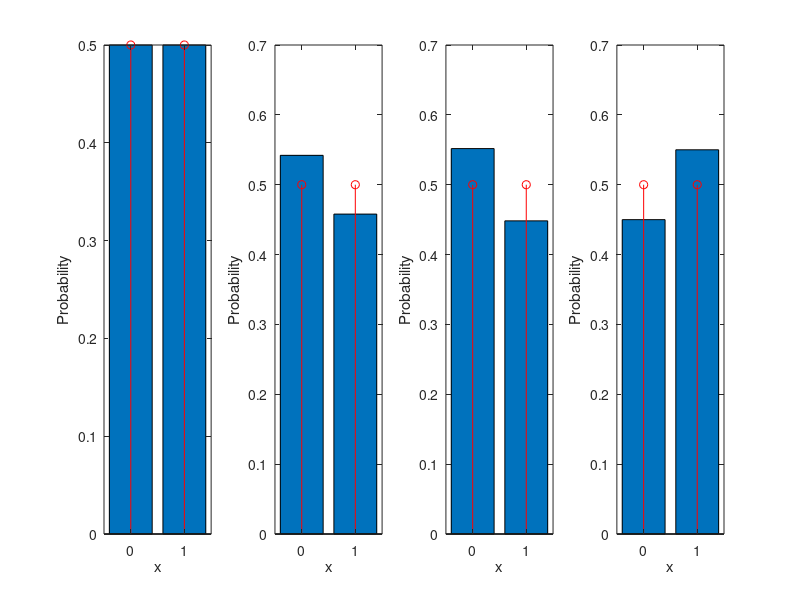

Recreate this plot in MATLAB. (Note: this script raises an error after producing the figure.)
%-------------------------------------------------------------------------%
%  Master thesis : Research and development on Deep Learning techniques   %
%                  in the field of computer vision                        %
%  File          : MC_Flip_coin.m                                         %
%  Description   : Probability coin flip approximation                    %
%  Author        : Monahopoulos Konstantinos                              %
%-------------------------------------------------------------------------%

clc;clear;close all;
size=1;
pl=1;
N=round(linspace(10,300,4));

for n=1:length(N) % Repeat random generation for N times

% Generate Random variables from Uniform distribution
for i=1:N(n)
    rnd(i)=rand();
end

% Head or tails (zero or one)
rnd=round(size * rnd)+1;

% Initialize histogram
histogram=zeros( 1,size+1);

% Sum the random results to the histogram
for i=1:N(n)   
    histogram(1, rnd(i))=histogram(1, rnd(i))+1;
end

% Normalize and plot the results
subplot(1,4,pl),bar(0:size,(histogram/N(n)));

hold on;
stem(0:size,ones(1,2)*1/2,'r')
hold off

pl=pl+1;

xlabel('x');
ylabel('Probability');
end

suptitle('Flip Coin Distribution Aproximation')

% Compute Statistics
Exp=(0*histogram(1)+1*histogram(1)) / (histogram(1)+histogram(2));
Ph=histogram(1)/sum(sum(histogram));
Pt=(1-Ph);
variance=((0-Exp)^2) * Ph + ((1-Exp)^2) * Ph;

% Print the Results
fprintf('Expectation - Mean  is %.3f\n',Exp) ;
fprintf('Probability of heads is %.3f\n',Ph) ;
fprintf('Probability of tails is %.3f\n',Pt) ;
fprintf('Variance  is %.3f\n',variance);
fprintf('SE is %.3f\n',sqrt(variance));